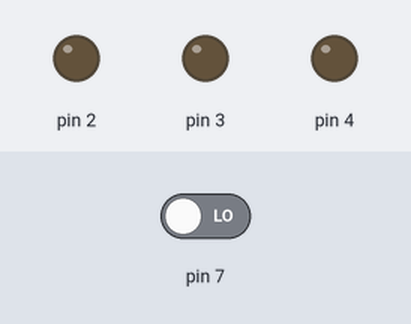
Bench run of a sketch on a simulated Arduino Uno, built with avr-gcc and run on an emulated ATmega328P. On the bench: output pins drawn as LEDs (lit = HIGH). The inputs (shaded band) are chosen by the test bench; at power-on: pin 7 LOW.

Above: at 1.2 s.
1.3 s: pin 7 driven HIGH
At 1.6 s:
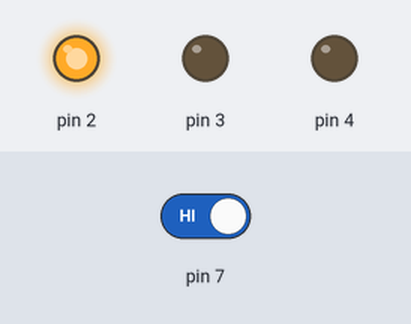
At 5.7 s:
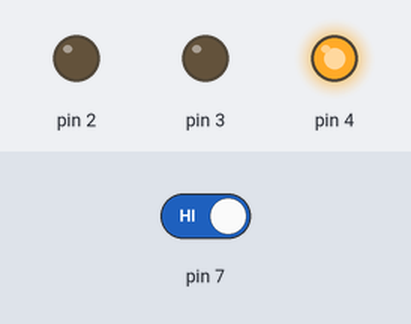
5.8 s: pin 7 driven LOW
At 9.4 s:
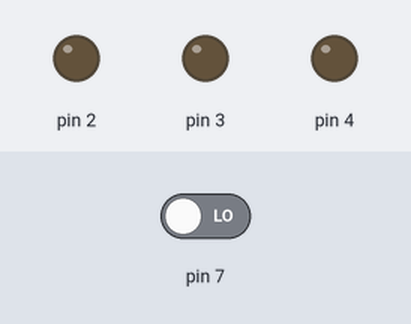
Timing chart, 0 to 10.9 s (numbered marks = the images above; inputs shaded):
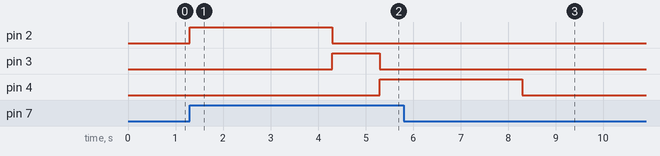

The sketch:

feu_rouge_Arduino.ino
```cpp
void setup() {
  // put your setup code here, to run once:
  pinMode(2, OUTPUT);
  pinMode(3, OUTPUT);
  pinMode(4, OUTPUT);
  pinMode(7, INPUT);
}

void loop() {
  // put your main code here, to run repeatedly:
  if (digitalRead(7) == HIGH)

{
  digitalWrite(2, HIGH);
    delay(3000);
  digitalWrite(2, LOW);

  digitalWrite(3, HIGH);
    delay(1000);
  digitalWrite(3, LOW);

  digitalWrite(4, HIGH);
    delay(3000);
  digitalWrite(4, LOW);

  delay(15);
 }
  }
```

Measured:
- after the input at 1.3 s, pin 2: LOW → HIGH at once, → LOW 3.0 s later; pin 3: LOW → HIGH after 3.0 s, → LOW 1.0 s later; pin 4: LOW → HIGH after 4.0 s
- after the input at 5.8 s, pin 2: stays LOW (without the input it goes to HIGH after 2.5 s); pin 3: stays LOW (without the input it goes to HIGH after 5.5 s); pin 4: goes on until 8.3 s, then stays LOW
